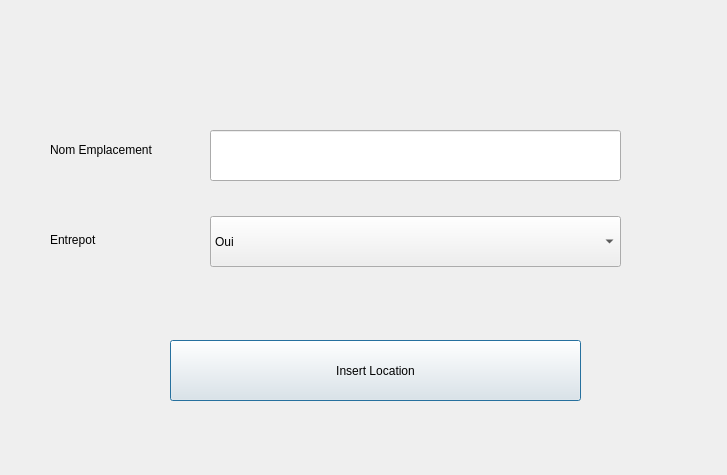
<?xml version="1.0" encoding="UTF-8"?>
<ui version="4.0">
 <class>InsertLocation</class>
 <widget class="QDialog" name="InsertLocation">
  <property name="geometry">
   <rect>
    <x>0</x>
    <y>0</y>
    <width>727</width>
    <height>475</height>
   </rect>
  </property>
  <property name="windowTitle">
   <string>Dialog</string>
  </property>
  <widget class="QLineEdit" name="emplacement">
   <property name="geometry">
    <rect>
     <x>210</x>
     <y>130</y>
     <width>411</width>
     <height>51</height>
    </rect>
   </property>
  </widget>
  <widget class="QComboBox" name="type">
   <property name="geometry">
    <rect>
     <x>210</x>
     <y>216</y>
     <width>411</width>
     <height>51</height>
    </rect>
   </property>
   <item>
    <property name="text">
     <string>Oui</string>
    </property>
   </item>
   <item>
    <property name="text">
     <string>Non</string>
    </property>
   </item>
  </widget>
  <widget class="QPushButton" name="insertLocation">
   <property name="geometry">
    <rect>
     <x>170</x>
     <y>340</y>
     <width>411</width>
     <height>61</height>
    </rect>
   </property>
   <property name="text">
    <string>Insert Location</string>
   </property>
  </widget>
  <widget class="QLabel" name="label">
   <property name="geometry">
    <rect>
     <x>50</x>
     <y>140</y>
     <width>141</width>
     <height>20</height>
    </rect>
   </property>
   <property name="text">
    <string>Nom Emplacement</string>
   </property>
  </widget>
  <widget class="QLabel" name="label_2">
   <property name="geometry">
    <rect>
     <x>50</x>
     <y>230</y>
     <width>141</width>
     <height>20</height>
    </rect>
   </property>
   <property name="text">
    <string>Entrepot</string>
   </property>
  </widget>
 </widget>
 <resources/>
 <connections/>
</ui>
